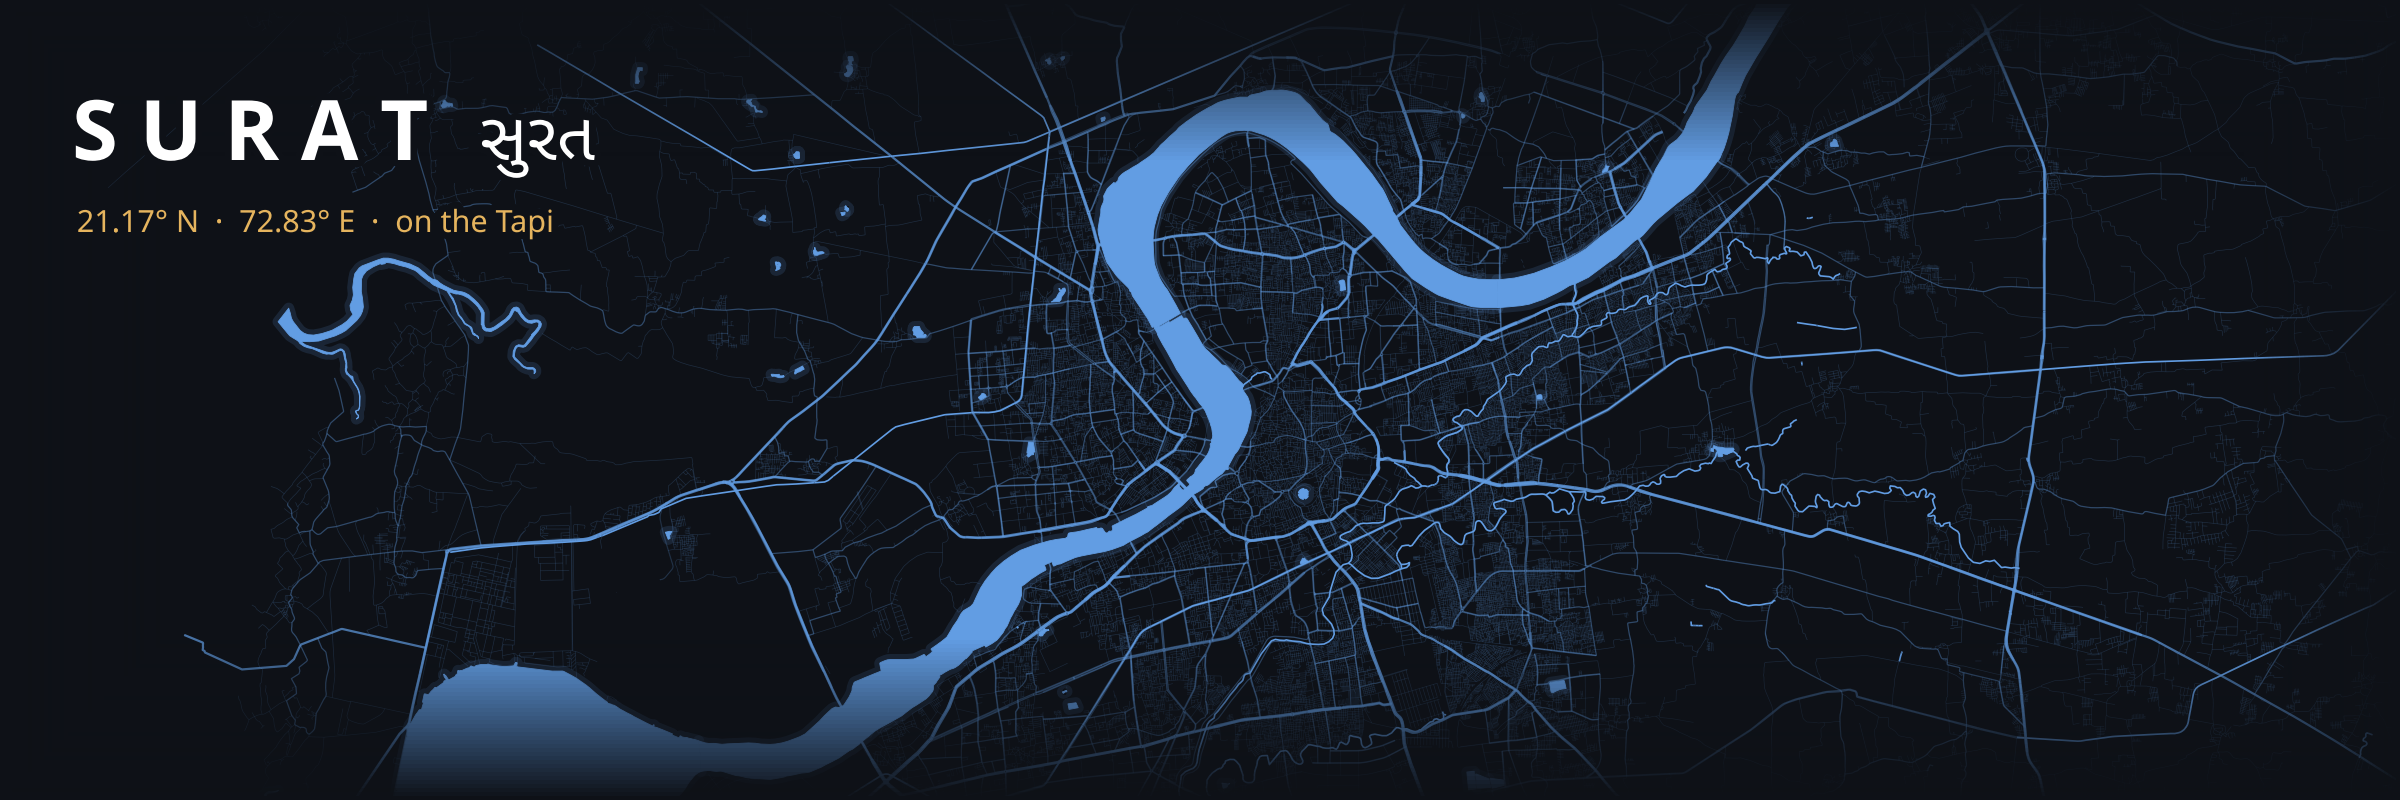

The Python source for this figure:
"""Draw the Surat map shown on the Home page, in the dashboard's colours.

Run from the repo root: .venv/bin/python UI/assets/surat_map.py
Map data © OpenStreetMap contributors (ODbL), so the page credits OpenStreetMap under the map.
"""
from pathlib import Path

import matplotlib.pyplot as plt
import numpy as np
import requests
from matplotlib import patheffects
from matplotlib.collections import LineCollection, PolyCollection
from matplotlib.colors import to_rgb

OUTPUT = Path(__file__).with_name("surat_map.png")
OVERPASS_URL = "https://overpass-api.de/api/interpreter"

# Area fetched (south, west, north, east) and the part shown: its centre and height in degrees
BBOX = (21.06, 72.55, 21.33, 73.07)
CENTRE = (21.205, 72.81)
HEIGHT = 0.14
ASPECT = 3

# Dashboard theme: page background, roads, the Tapi and the yellow used for scores
BACKGROUND = "#0e1117"
ROAD = "#629de3"
WATER = "#629de3"
ACCENT = "#e5b45e"

# Road opacity and line width, from side streets to highways
ROAD_STYLES = {"minor": (0.2, 0.25), "medium": (0.4, 0.45), "major": (0.7, 0.8)}

QUERY = """
[out:json][timeout:180];
(
  way["highway"~"^(motorway|trunk|primary|secondary|tertiary|unclassified|residential)"]({bbox});
  way["waterway"~"^(river|canal|stream)$"]({bbox});
  way["natural"="water"]({bbox});
  relation["natural"="water"]({bbox});
);
out geom;
"""


# Roads, rivers and lakes around Surat from OpenStreetMap
def fetch():
    query = QUERY.format(bbox=",".join(str(value) for value in BBOX))
    # Overpass refuses requests' default client name, so send a plain one
    headers = {"User-Agent": "city-map-script/1.0"}
    response = requests.post(OVERPASS_URL, data={"data": query}, headers=headers, timeout=300)
    response.raise_for_status()
    return response.json()["elements"]


def road_class(highway):
    highway = highway.replace("_link", "")
    if highway in ("motorway", "trunk", "primary"):
        return "major"
    if highway in ("secondary", "tertiary"):
        return "medium"
    return "minor"


# A lake or river drawn as a relation comes in pieces: join them end to end into closed outlines
def join_rings(pieces):
    rings = []
    while pieces:
        ring = pieces.pop(0)
        while ring[0] != ring[-1]:
            for index, piece in enumerate(pieces):
                if piece[0] == ring[-1]:
                    ring += pieces.pop(index)[1:]
                    break
                if piece[-1] == ring[-1]:
                    ring += pieces.pop(index)[::-1][1:]
                    break
            else:
                break  # cut off at the edge of the fetched area
        rings.append(ring)
    return rings


def draw(elements):
    # Squeeze longitude so the map is not stretched sideways
    scale = np.cos(np.radians(CENTRE[0]))

    def points(geometry):
        return [(point["lon"] * scale, point["lat"]) for point in geometry]

    roads = {"minor": [], "medium": [], "major": []}
    water_lines, water_areas = [], []

    for element in elements:
        tags = element.get("tags", {})
        if element["type"] == "relation":
            pieces = [points(member["geometry"]) for member in element["members"] if member["role"] == "outer"]
            water_areas += join_rings(pieces)
        elif "highway" in tags:
            roads[road_class(tags["highway"])].append(points(element["geometry"]))
        elif "waterway" in tags:
            water_lines.append(points(element["geometry"]))
        else:
            water_areas.append(points(element["geometry"]))

    figure = plt.figure(figsize=(4 * ASPECT, 4), facecolor=BACKGROUND)
    axis = figure.add_axes((0, 0, 1, 1))
    axis.set_facecolor(BACKGROUND)
    # A soft glow around the Tapi and the lakes, then the water itself
    axis.add_collection(PolyCollection(water_areas, facecolors="none", edgecolors=WATER, linewidths=4, alpha=0.15))
    axis.add_collection(PolyCollection(water_areas, facecolors=WATER, edgecolors=WATER, linewidths=0.3))
    axis.add_collection(LineCollection(water_lines, colors=WATER, linewidths=0.6))
    for kind, (alpha, width) in ROAD_STYLES.items():
        axis.add_collection(LineCollection(roads[kind], colors=ROAD, alpha=alpha, linewidths=width))

    centre_x = CENTRE[1] * scale
    axis.set_xlim(centre_x - HEIGHT * ASPECT / 2, centre_x + HEIGHT * ASPECT / 2)
    axis.set_ylim(CENTRE[0] - HEIGHT / 2, CENTRE[0] + HEIGHT / 2)
    axis.axis("off")

    # Fade the map into the page background towards the edges
    rows, columns = np.linspace(0, 1, 200), np.linspace(0, 1, int(200 * ASPECT))
    edge = np.minimum.outer(np.minimum(rows, 1 - rows), np.minimum(columns, 1 - columns) * ASPECT)
    fade = np.zeros((len(rows), len(columns), 4))
    fade[..., :3] = to_rgb(BACKGROUND)
    fade[..., 3] = 1 - np.clip(edge / 0.2, 0, 1)
    axis.imshow(fade, extent=(*axis.get_xlim(), *axis.get_ylim()), aspect="auto", zorder=3)

    # City name and coordinates in the top-left corner, outlined so roads behind them do not show through
    text = {"transform": axis.transAxes, "zorder": 4, "path_effects": [patheffects.withStroke(linewidth=5, foreground=BACKGROUND)]}
    axis.text(0.03, 0.8, "S U R A T", color="white", fontsize=30, fontweight="bold", fontfamily="Noto Sans", **text)
    axis.text(0.2, 0.8, "સુરત", color="white", fontsize=24, fontfamily="Noto Sans Gujarati", **text)
    axis.text(0.032, 0.71, "21.17° N  ·  72.83° E  ·  on the Tapi", color=ACCENT, fontsize=11, fontfamily="Noto Sans", **text)

    figure.savefig(OUTPUT, dpi=200, facecolor=BACKGROUND)
    plt.close(figure)


if __name__ == "__main__":
    draw(fetch())
    print("Saved", OUTPUT)
